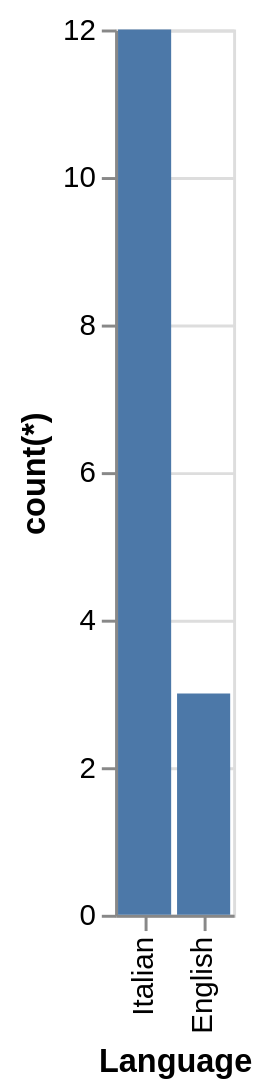

Describe this chart as a Vega-Lite specification.
### Vega-Lite specification from a JSON file in a GitHub repository (floating-point values rounded to 4 significant figures)
{"data": {"values": [{"x_data": "Italian", "y_data": 12}, {"x_data": "English", "y_data": 3}]}, "mark": "bar", "encoding": {"x": {"field": "x_data", "type": "nominal", "title": "Language", "sort": {"op": "sum", "field": "y_data", "order": "descending"}}, "y": {"field": "y_data", "type": "quantitative", "title": "count(*)"}}}
